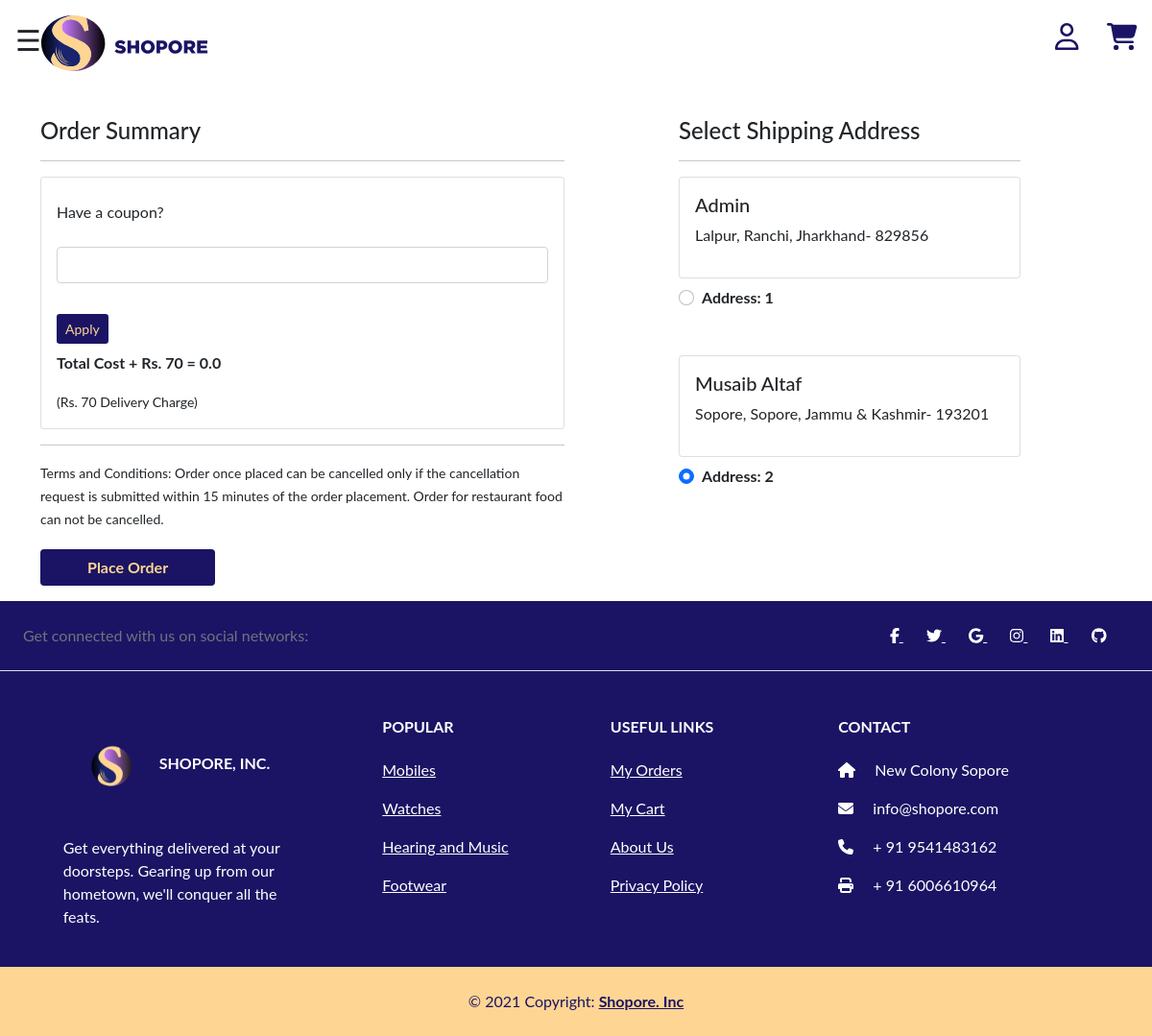
/checkout/ (signed in), run on an earlier commit of the app's database.
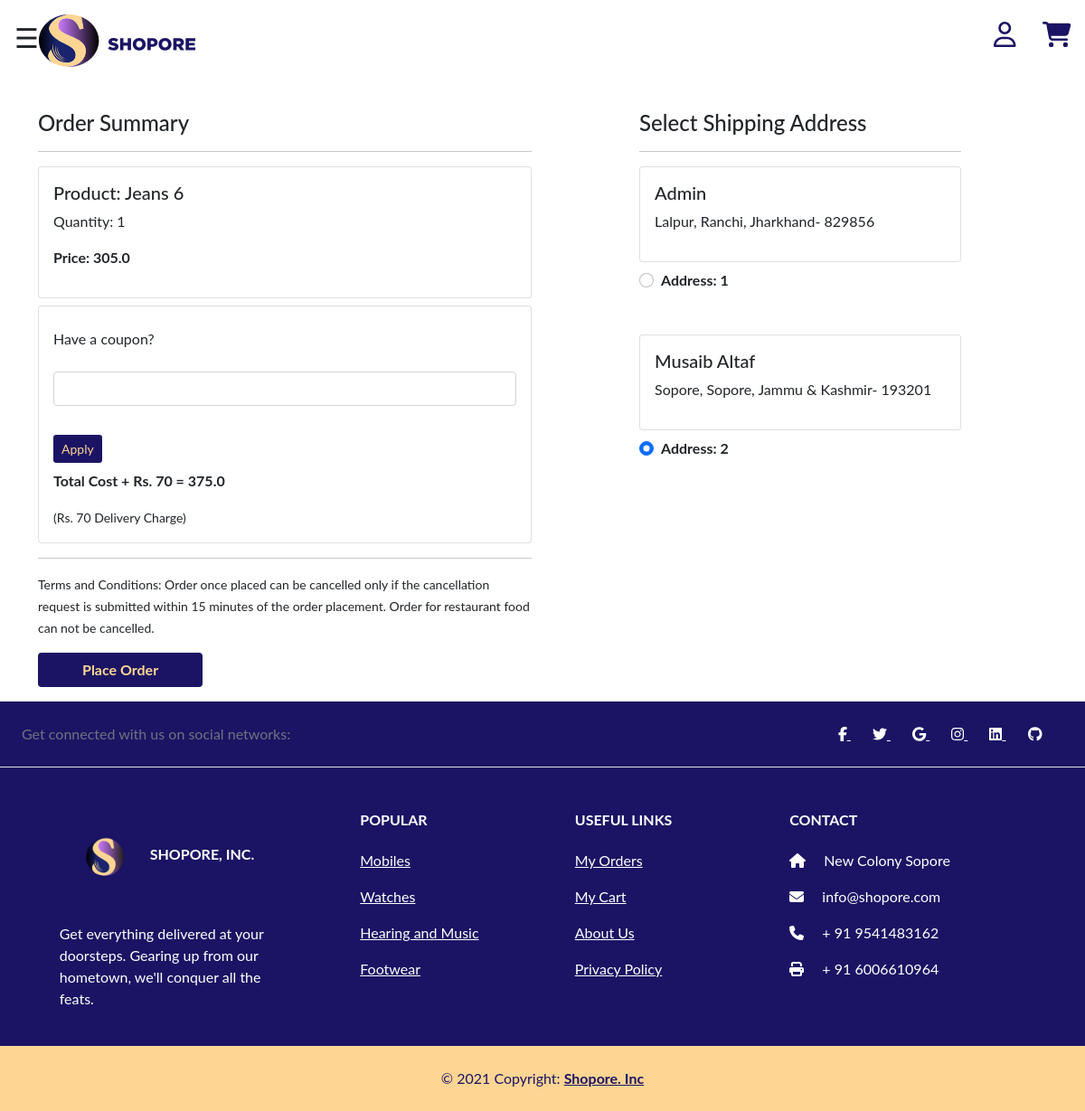
And on a later commit of the database.
### app/models.py (models this page shows, shortened)
class Customer(models.Model):
 user = models.ForeignKey(User, on_delete=models.CASCADE)
 name = models.CharField(max_length=200)
 locality = models.CharField(max_length=200)
 city = models.CharField(max_length=50)
 zipcode = models.IntegerField()
 state = models.CharField(choices=STATE_CHOICES, max_length=50)

class Cart(models.Model):
 user = models.ForeignKey(User, on_delete=models.CASCADE)
 product = models.ForeignKey(Product, on_delete=models.CASCADE)
 quantity = models.PositiveIntegerField(default=1)
 @property
 def total_cost(self):
   return self.quantity * self.product.discounted_price

class Product(models.Model):
 title = models.CharField(max_length=100)
 selling_price = models.FloatField()
 discounted_price = models.FloatField()
 description = models.TextField()
 brand = models.CharField(max_length=100)
 category = models.CharField( choices=CATEGORY_CHOICES, max_length=2)
 product_image = models.ImageField(upload_to='productimg')

### app/views.py (the view, shortened to what this page needs)
# urls.py: path('checkout/', views.checkout, name='checkout'),
@login_required
def checkout(request):
	coupondiscountt = 0
	inputcoupon =  "None"
	user = request.user
	add = Customer.objects.filter(user=user)
	cart_items = Cart.objects.filter(user=request.user)
	amount = 0.0
	shipping_amount = 70.0
	totalamount=0.0
	cart_product = [p for p in Cart.objects.all() if p.user == request.user]
	if cart_product:
		for p in cart_product:
			tempamount = (p.quantity * p.product.discounted_price)
			amount += tempamount
		totalamount = amount+shipping_amount-coupondiscountt
	return render(request, 'app/checkout.html', {'add':add, 'cart_items':cart_items, 'totalcost':totalamount, 'couponapplied': inputcoupon})

### app/templates/app/checkout.html (shortened to what this page needs)
{% extends 'app/base.html' %} {% load static %} {% block title %}Checkout{% endblock title %} {% block main-content %}
<div class="container">
    <div class="row mt-5">
        <div class="col-sm-6">
            <h4>Order Summary</h4>
            <hr> {% for item in cart_items %}
            <div class="card mb-2">
                <div class="card-body">
                    <h5>Product: {{item.product.title}}</h5>
                    <p>Quantity: {{item.quantity}}</p>
                    <p class="fw-bold">Price: {{item.total_cost}}</p>
                </div>
            </div>
            {% endfor %}
            <div class="card mb-2">
                <div class="card-body">
            <div> <p class="list-group-item d-flex justify-content-between align-items-center border-0 px-0">Have a coupon?</p><span><form method = "POST" id = "coupon-form"> <input class = "form-control" name = "coupon" id = "coupon" required> <small class = "my-2" style = "color:red;"> {% for x in messages %}{{x}}{% endfor %}</small> <br> <span><input class="btn btn-sm btn-remove my-2" type="submit" value="Apply">{% csrf_token %}</form></span></div>
            <p class="fw-bold">Total Cost + Rs. 70 = {{totalcost}}</p>
            <small>(Rs. 70 Delivery Charge)</small>
        </div>
    </div>
            <hr>
            <small>Terms and Conditions: Order once placed can be cancelled only if the cancellation request is submitted within 15 minutes of the order placement. Order for restaurant food can not be cancelled.</small>
        </div>
        <div class="col-sm-4 offset-sm-1">
            <h4>Select Shipping Address</h4>
            <hr>
            <form action="/paymentdone" id="myform">
                {% for ad in add %}
                <div class="card">
                    <div class="card-body">
                        <h5>{{ad.name}}</h5>
                        <p>{{ad.locality}}, {{ad.city}}, {{ad.state}}- {{ad.zipcode}}</p>
                    </div>
                </div>
                <div class="form-check mt-2 mb-5">
                    <input class="form-check-input" type="radio" name="custid" id="custadd{{forloop.counter}}" value="{{ad.id}}" checked>
                    <label class="form-check-label fw-bold" for="custadd{{forloop.counter}}">
            Address: {{ forloop.counter }} </label>
                </div>
                {% endfor %}
                </div>
                 <div class="container">
                    <button type="submit" class="btn btn-place-order-two mt-3 px-5 fw-bold">Place Order</button>
                  </div>
        </div>
    </div>
</div>
{% endblock main-content %}

What changed in the data, as far as the page shows it:
added Cart: product "Jeans 6", quantity "1", total_cost "305.0"
Also different on the page:
{{ totalcost }}: "0.0" → "375.0"
